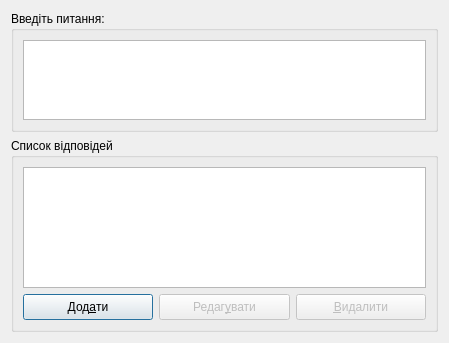
<?xml version="1.0" encoding="UTF-8"?>
<ui version="4.0">
 <class>AddQuestion</class>
 <widget class="QDialog" name="AddQuestion">
  <property name="geometry">
   <rect>
    <x>0</x>
    <y>0</y>
    <width>449</width>
    <height>343</height>
   </rect>
  </property>
  <property name="maximumSize">
   <size>
    <width>16777215</width>
    <height>1000</height>
   </size>
  </property>
  <property name="windowTitle">
   <string>Редагування запитань</string>
  </property>
  <layout class="QGridLayout" name="gridLayout_3">
   <item row="0" column="0">
    <widget class="QGroupBox" name="groupBox">
     <property name="sizePolicy">
      <sizepolicy hsizetype="Preferred" vsizetype="Preferred">
       <horstretch>0</horstretch>
       <verstretch>0</verstretch>
      </sizepolicy>
     </property>
     <property name="title">
      <string>Введіть питання:</string>
     </property>
     <layout class="QGridLayout" name="gridLayout">
      <item row="0" column="0">
       <widget class="QTextEdit" name="textEdit">
        <property name="sizePolicy">
         <sizepolicy hsizetype="Fixed" vsizetype="Fixed">
          <horstretch>0</horstretch>
          <verstretch>0</verstretch>
         </sizepolicy>
        </property>
        <property name="maximumSize">
         <size>
          <width>111111</width>
          <height>80</height>
         </size>
        </property>
        <property name="documentTitle">
         <string/>
        </property>
       </widget>
      </item>
     </layout>
    </widget>
   </item>
   <item row="1" column="0">
    <widget class="QGroupBox" name="groupBox_2">
     <property name="title">
      <string>Список відповідей</string>
     </property>
     <layout class="QGridLayout" name="gridLayout_2">
      <item row="0" column="0" colspan="3">
       <widget class="QTableWidget" name="tableWidget">
        <property name="editTriggers">
         <set>QAbstractItemView::NoEditTriggers</set>
        </property>
        <property name="selectionMode">
         <enum>QAbstractItemView::SingleSelection</enum>
        </property>
        <property name="selectionBehavior">
         <enum>QAbstractItemView::SelectRows</enum>
        </property>
        <attribute name="horizontalHeaderDefaultSectionSize">
         <number>100</number>
        </attribute>
        <attribute name="horizontalHeaderMinimumSectionSize">
         <number>50</number>
        </attribute>
        <attribute name="horizontalHeaderStretchLastSection">
         <bool>false</bool>
        </attribute>
       </widget>
      </item>
      <item row="1" column="0">
       <widget class="QPushButton" name="addAnswerButton">
        <property name="enabled">
         <bool>true</bool>
        </property>
        <property name="minimumSize">
         <size>
          <width>0</width>
          <height>26</height>
         </size>
        </property>
        <property name="text">
         <string>Дод&amp;ати</string>
        </property>
       </widget>
      </item>
      <item row="1" column="1">
       <widget class="QPushButton" name="editButton">
        <property name="enabled">
         <bool>false</bool>
        </property>
        <property name="minimumSize">
         <size>
          <width>0</width>
          <height>26</height>
         </size>
        </property>
        <property name="text">
         <string>Редаг&amp;увати</string>
        </property>
       </widget>
      </item>
      <item row="1" column="2">
       <widget class="QPushButton" name="deleteButton">
        <property name="enabled">
         <bool>false</bool>
        </property>
        <property name="minimumSize">
         <size>
          <width>0</width>
          <height>26</height>
         </size>
        </property>
        <property name="text">
         <string>&amp;Видалити</string>
        </property>
       </widget>
      </item>
     </layout>
    </widget>
   </item>
  </layout>
 </widget>
 <resources/>
 <connections/>
</ui>
